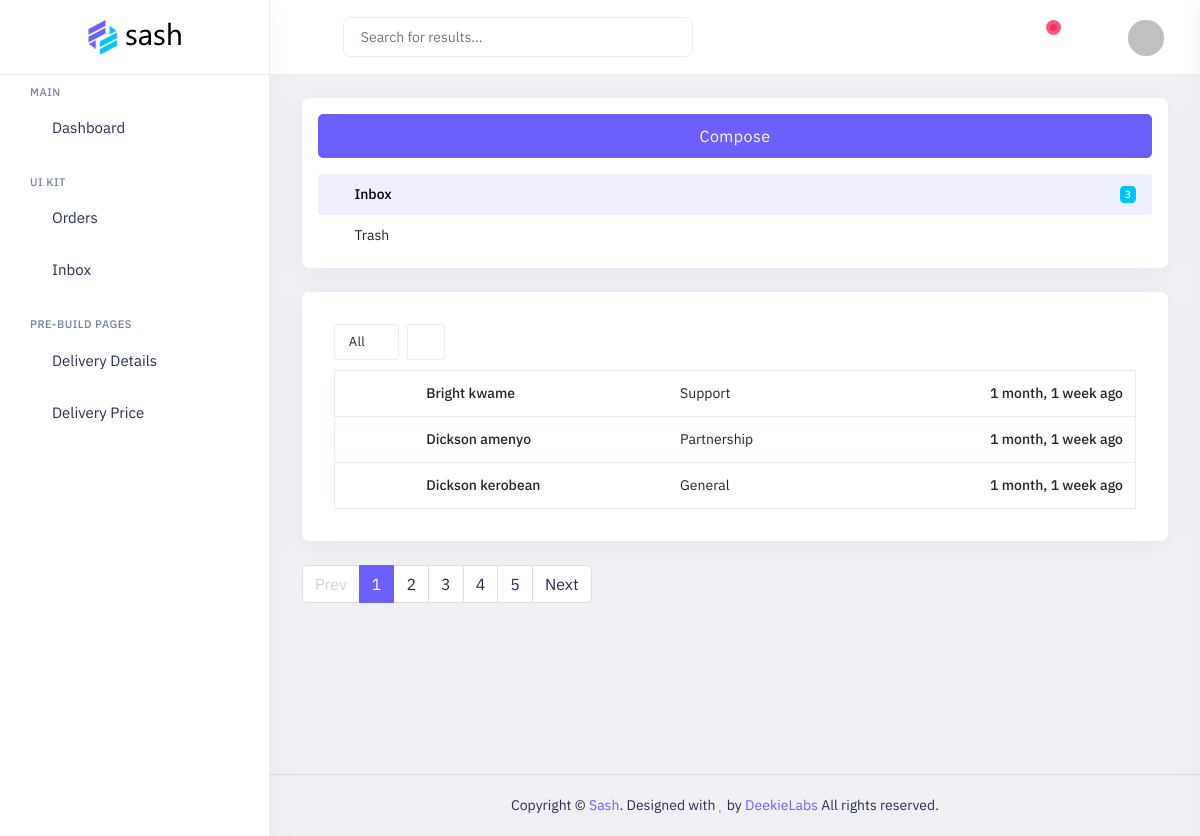
The app's page /dashboard/messages/ (signed in), older data.
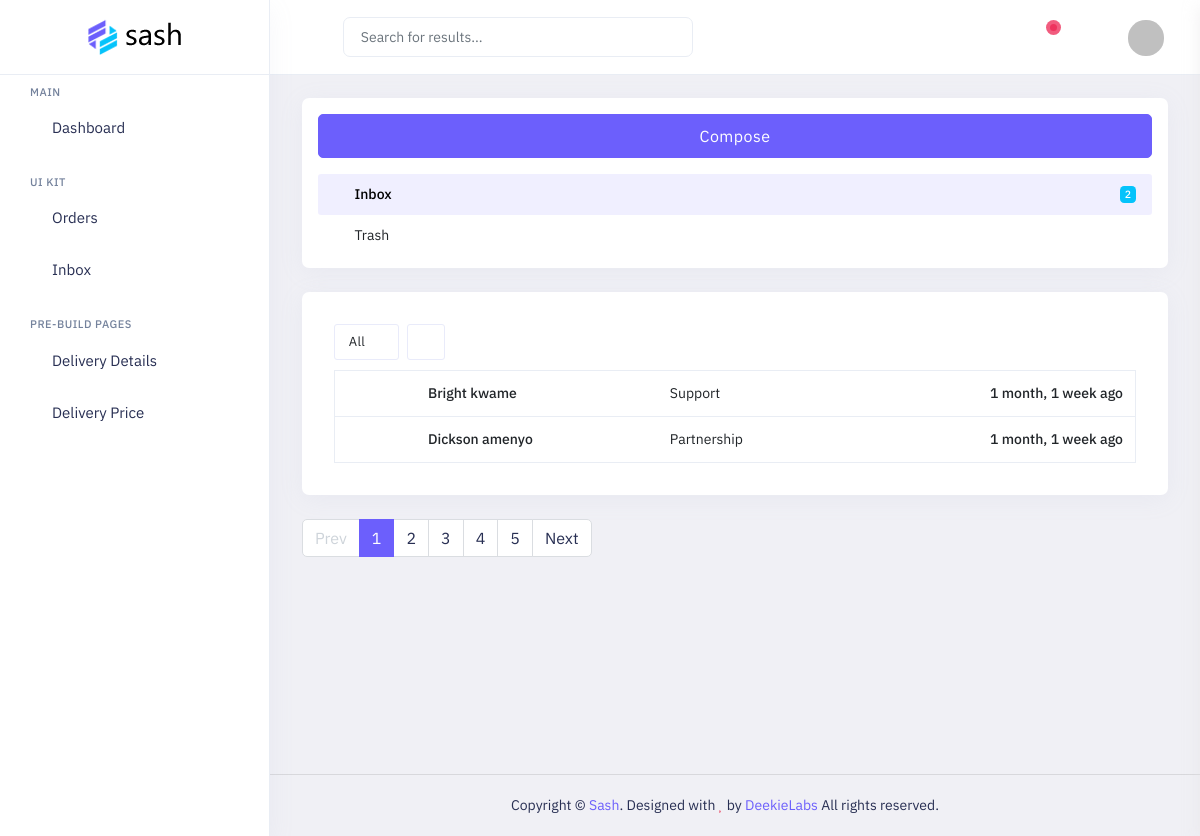
The same page, newer data.
### frontend/models.py (models this page shows)
class Contact(models.Model):
    name = models.CharField(max_length=200, blank=True, null=True)
    topic = models.CharField(max_length=200, blank=True, null=True)
    email = models.EmailField(max_length=254)
    phone = models.CharField(max_length=200, blank=True, null=True)
    message = models.TextField()
    id = models.UUIDField(default=uuid.uuid4, unique=True,
                          primary_key=True, editable=False)
    created_at = models.DateTimeField(auto_now_add=True, null=True, blank=True)
    def __str__(self):
        return self.name

### admin_dashboard/views.py (the view)
# urls.py: path('messages/', views.allMessages, name="all-messages"),
@login_required(login_url='admin-login')
@user_passes_test(is_admin)
def allMessages(request):
    all_messages = Contact.objects.all()
    context = {
        'all_messages':all_messages
    }
    return render(request, 'admin_dashboard/contact/allMessages.html', context)

### admin_dashboard/views.py (called while the page is built)
def is_admin(user):
    return user.is_authenticated and user.is_staff

### admin_dashboard/templates/admin_dashboard/contact/allMessages.html (shortened to what this page needs)
{% extends 'layouts/admin_dashboard.html' %}
{% load static %}
{% block content %}
            <div class="main-content app-content mt-0">
                <div class="side-app">
                    <div class="main-container container-fluid">
                        <div class="page-header">
                            <h1 class="page-title">Mail-Inbox</h1>
                            <div>
                                <ol class="breadcrumb">
                                    <li class="breadcrumb-item"><a href="javascript:void(0)">Pages</a></li>
                                    <li class="breadcrumb-item active" aria-current="page">Mail-Inbox</li>
                                </ol>
                            </div>
                        </div>
                        <div class="row">
                            <div class="col-xl-3">
                                <div id="scroll-stickybar" class="w-100">
                                    <div class="card">
                                        <div class="list-group list-group-transparent mb-0 mail-inbox pb-3">
                                            <div class="mt-4 mx-4 mb-4 text-center">
                                                <a href="email-compose.html" class="btn btn-primary btn-lg d-grid">Compose</a>
                                            </div>
                                            <a href="email-inbox.html" class="list-group-item d-flex align-items-center active mx-4">
                                                <span class="icons"><i class="ri-mail-line"></i></span> Inbox <span class="ms-auto badge bg-secondary bradius">{{all_messages.count}}</span>
                                            </a>
                                            <a href="javascript:void(0)" class="list-group-item d-flex align-items-center mx-4">
                                                <span class="icons"><i class="ri-delete-bin-line"></i></span> Trash
                                            </a>
                                        </div>
                                    </div>
                                </div>
                            </div>
                            <div class="col-xl-9">
                                <div class="card">
                                    <div class="card-body p-6">
                                        <div class="inbox-body">
                                            <div class="mail-option">
                                                <div class="chk-all">
                                                    <div class="btn-group">
                                                        <a data-bs-toggle="dropdown" href="javascript:void(0)" class="btn mini all" aria-expanded="false">
                                                                All
                                                                <i class="fa fa-angle-down "></i>
                                                            </a>
                                                    </div>
                                                </div>
                                                <div class="btn-group">
                                                    <a href="javascript:void(0)" class="btn mini tooltips">
                                                        <i class=" fa fa-refresh"></i>
                                                    </a>
                                                </div>
                                            </div>
                                            <div class="table-responsive">
                                                <table class="table table-inbox table-hover text-nowrap mb-0">
                                                    <tbody>
                                                        {% for message in all_messages %}
                                                            <tr class="">
                                                                <td class="inbox-small-cells"><i class="fa fa-trash-o me-2"></i></td>
                                                                <td class="view-message dont-show fw-semibold clickable-row" data-href='{% url "view-message" message.id %}'>{{message.name|capfirst}}</td>
                                                                <td class="view-message view-message clickable-row" data-href='email-read.html'>{{message.topic}}</td>
                                                                <td class="view-message text-end fw-semibold clickable-row" data-href='email-read.html'>{{message.created_at|timesince}} ago</td>
                                                            </tr>
                                                        {% endfor %}
                                                    </tbody>
                                                </table>
                                            </div>
                                        </div>
                                    </div>
                                </div>
                                <ul class="pagination mb-4">
                                    <li class="page-item page-prev disabled">
                                        <a class="page-link" href="javascript:void(0)" tabindex="-1">Prev</a>
                                    </li>
                                    <li class="page-item active"><a class="page-link" href="javascript:void(0)">1</a></li>
                                    <li class="page-item"><a class="page-link" href="javascript:void(0)">2</a></li>
                                    <li class="page-item"><a class="page-link" href="javascript:void(0)">3</a></li>
                                    <li class="page-item"><a class="page-link" href="javascript:void(0)">4</a></li>
                                    <li class="page-item"><a class="page-link" href="javascript:void(0)">5</a></li>
                                    <li class="page-item page-next">
                                        <a class="page-link" href="javascript:void(0)">Next</a>
                                    </li>
                                </ul>
                            </div>
                        </div>
                    </div>
                </div>
            </div>
{% endblock content %}

### templates/layouts/admin_dashboard.html (shortened to what this page needs)
<!doctype html>
<html lang="en" dir="ltr">
{% load static %}
{% include 'includes/admin_dashboard/head.html' %}
<body class="app sidebar-mini ltr light-mode">
    <div class="page">
        <div class="page-main">
                <div class="app-header header sticky">
                <div class="container-fluid main-container">
                    <div class="d-flex">
                        <a aria-label="Hide Sidebar" class="app-sidebar__toggle" data-bs-toggle="sidebar" href="javascript:void(0)"></a>
                        <div class="main-header-center ms-3 d-none d-lg-block">
                            <input type="text" class="form-control" id="typehead" placeholder="Search for results...">
                            <button class="btn px-0 pt-2"><i class="fe fe-search" aria-hidden="true"></i></button>
                        </div>
                        <div class="d-flex order-lg-2 ms-auto header-right-icons">
                            <div class="navbar navbar-collapse responsive-navbar p-0">
                                <div class="collapse navbar-collapse" id="navbarSupportedContent-4">
                                    <div class="d-flex order-lg-2">
                                        <div class="dropdown  d-flex message">
                                            <a class="nav-link icon text-center" data-bs-toggle="dropdown">
                                                <i class="fe fe-message-square"></i><span class="pulse-danger"></span>
                                            </a>
                                        </div>
                                        <div class="dropdown d-flex header-settings">
                                            <a href="javascript:void(0);" class="nav-link icon"
                                                data-bs-toggle="sidebar-right" data-target=".sidebar-right">
                                                <i class="fe fe-align-right"></i>
                                            </a>
                                        </div>
                                        <div class="dropdown d-flex profile-1">
                                            <a href="javascript:void(0)" data-bs-toggle="dropdown" class="nav-link leading-none d-flex">
                                                <img src="{% static '../asset/images/users/21.jpg' %}" alt="profile-user"
                                                    class="avatar  profile-user brround cover-image">
                                            </a>
                                        </div>
                                    </div>
                                </div>
                            </div>
                        </div>
                    </div>
                </div>
            </div>
                {% include 'includes/admin_dashboard/sidebar.html' %}
                {% block content %}
                {% endblock content %}
        </div>
        <footer class="footer">
            <div class="container">
                <div class="row align-items-center flex-row-reverse">
                    <div class="col-md-12 col-sm-12 text-center">
                        Copyright ©  <a href="javascript:void(0)">Sash</a>. Designed with <span
                            class="fa fa-heart text-danger"></span> by <a href="javascript:void(0)"> DeekieLabs </a> All rights reserved.
                    </div>
                </div>
            </div>
        </footer>
</body>
</html>

### templates/includes/admin_dashboard/head.html (shortened to what this page needs)
<head>
    {% load static %}
    <link id="style" href="{% static '/asset/plugins/bootstrap/css/bootstrap.min.css'%}" rel="stylesheet">
     <link href="{% static '/asset/css/style.css'%}" rel="stylesheet">
    <link href="{% static '/asset/css/plugins.css'%}" rel="stylesheet">
    <link href="{% static '/asset/css/icons.css'%}" rel="stylesheet">
    <link href="{% static '/asset/switcher/css/switcher.css'%}" rel="stylesheet">
    <link href="{% static '/asset/switcher/demo.css'%}" rel="stylesheet">
    <link rel="stylesheet" href="https://cdnjs.cloudflare.com/ajax/libs/toastr.js/latest/toastr.min.css" />
</head>

### templates/includes/admin_dashboard/sidebar.html (shortened to what this page needs)
<div class="sticky">
                <div class="app-sidebar">
                    <div class="side-header">
                        <a class="header-brand1" href="index.html">
                            <img src="../asset/images/brand/logo-dark.png" class="header-brand-img light-logo1"
                                alt="logo">
                        </a>
                    </div>
                    <div class="main-sidemenu">
                        <ul class="side-menu">
                            <li class="sub-category">
                                <h3>Main</h3>
                            </li>
                            <li class="slide">
                                <a class="side-menu__item has-link" data-bs-toggle="slide" href="{% url 'admin-home' %}"><i
                                        class="side-menu__icon fe fe-home"></i><span
                                        class="side-menu__label">Dashboard</span></a>
                            </li>
                            <li class="sub-category">
                                <h3>UI Kit</h3>
                            </li>
                            <li class="slide">
                                <a class="side-menu__item" data-bs-toggle="slide" href="javascript:void(0)"><i
                                        class="side-menu__icon fe fe-package"></i><span
                                        class="side-menu__label">Orders</span><i
                                        class="angle fe fe-chevron-right"></i>
                                </a>
                            </li>
                            <li>
                                <a class="side-menu__item has-link" href="{% url 'all-messages' %}" ><i
                                        class="side-menu__icon fe fe-inbox"></i><span
                                        class="side-menu__label">Inbox</span></a>
                            </li>
                            <li class="sub-category">
                                <h3>Pre-build Pages</h3>
                            </li>
                            <li class="slide">
                                <a class="side-menu__item" data-bs-toggle="slide" href="javascript:void(0)"><i
                                        class="side-menu__icon fe fe-layers"></i><span
                                        class="side-menu__label">Delivery Details</span><i
                                        class="angle fe fe-chevron-right"></i>
                                </a>
                            </li>
                            <li class="slide">
                                <a class="side-menu__item" data-bs-toggle="slide" href="javascript:void(0)"><i
                                        class="side-menu__icon fe fe-folder"></i><span
                                        class="side-menu__label">Delivery Price</span><i
                                        class="angle fe fe-chevron-right"></i>
                                </a>
                            </li>
                        </ul>
                    </div>
                </div>
            </div>

### templates/includes/admin_dashboard/scripts.html (shortened to what this page needs)
{% load static %}

Row changes from the older to the newer data that the page shows:
removed Contact: name "Dickson kerobean", topic "General", created_at "1 month, 1 week"
Text that changed along with them:
{{ all_messages.count }}: "3" → "2"
